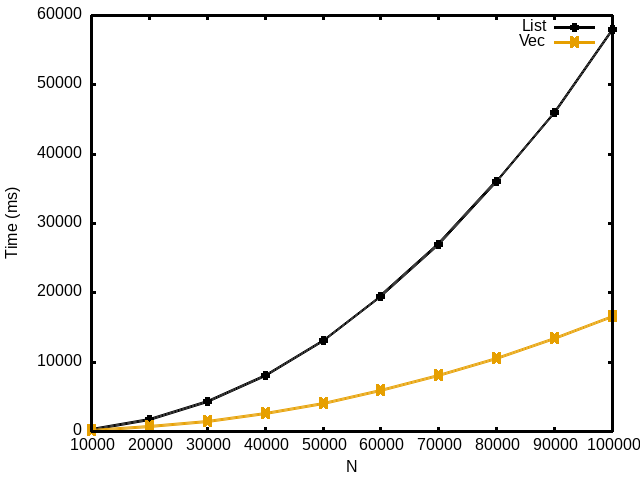

This chart was generated by the following gnuplot code:
set term png
set output "coll-perf.png"
set xlabel "N"
set ylabel "Time (ms)"
set colorsequence podo
set termoption linewidth 3.5
plot "coll-perf.data" using 1:2 with linespoints title 'List', \
     "coll-perf.data"   using 1:3 with linespoints title 'Vec'